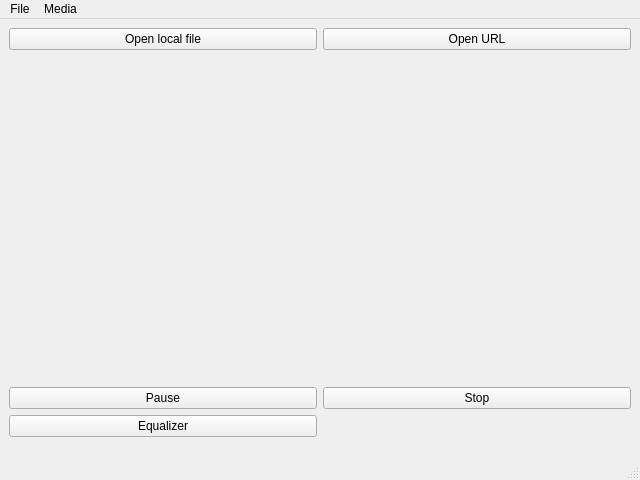
<?xml version="1.0" encoding="UTF-8"?>
<ui version="4.0">
 <class>TestPlayer</class>
 <widget class="QMainWindow" name="TestPlayer">
  <property name="geometry">
   <rect>
    <x>0</x>
    <y>0</y>
    <width>640</width>
    <height>480</height>
   </rect>
  </property>
  <property name="windowTitle">
   <string>Basic Player Test</string>
  </property>
  <property name="windowIcon">
   <iconset>
    <normaloff>:/vlc-qt/icons/48x48/vlc-qt.png</normaloff>:/vlc-qt/icons/48x48/vlc-qt.png</iconset>
  </property>
  <widget class="QWidget" name="centralwidget">
   <layout class="QGridLayout" name="gridLayout_2">
    <item row="5" column="0" colspan="2">
     <widget class="VlcWidgetVolumeSlider" name="volume" native="true">
      <property name="sizePolicy">
       <sizepolicy hsizetype="Preferred" vsizetype="Maximum">
        <horstretch>0</horstretch>
        <verstretch>0</verstretch>
       </sizepolicy>
      </property>
     </widget>
    </item>
    <item row="1" column="0" colspan="2">
     <widget class="VlcWidgetVideo" name="video" native="true"/>
    </item>
    <item row="0" column="0">
     <widget class="QPushButton" name="openLocal">
      <property name="text">
       <string>Open local file</string>
      </property>
     </widget>
    </item>
    <item row="3" column="1">
     <widget class="QPushButton" name="stop">
      <property name="text">
       <string>Stop</string>
      </property>
     </widget>
    </item>
    <item row="0" column="1">
     <widget class="QPushButton" name="openUrl">
      <property name="text">
       <string>Open URL</string>
      </property>
     </widget>
    </item>
    <item row="3" column="0">
     <widget class="QPushButton" name="pause">
      <property name="text">
       <string>Pause</string>
      </property>
      <property name="checkable">
       <bool>true</bool>
      </property>
     </widget>
    </item>
    <item row="6" column="0" colspan="2">
     <widget class="VlcWidgetSeek" name="seek" native="true">
      <property name="sizePolicy">
       <sizepolicy hsizetype="Preferred" vsizetype="Maximum">
        <horstretch>0</horstretch>
        <verstretch>0</verstretch>
       </sizepolicy>
      </property>
     </widget>
    </item>
    <item row="4" column="0">
     <widget class="QPushButton" name="equalizer">
      <property name="text">
       <string>Equalizer</string>
      </property>
     </widget>
    </item>
   </layout>
  </widget>
  <widget class="QMenuBar" name="menubar">
   <property name="geometry">
    <rect>
     <x>0</x>
     <y>0</y>
     <width>640</width>
     <height>22</height>
    </rect>
   </property>
   <widget class="QMenu" name="menuFile">
    <property name="title">
     <string>File</string>
    </property>
    <addaction name="actionOpenLocal"/>
    <addaction name="actionOpenUrl"/>
    <addaction name="separator"/>
    <addaction name="actionClose"/>
   </widget>
   <widget class="QMenu" name="menuMedia">
    <property name="title">
     <string>Media</string>
    </property>
    <addaction name="actionPause"/>
    <addaction name="actionStop"/>
   </widget>
   <addaction name="menuFile"/>
   <addaction name="menuMedia"/>
  </widget>
  <widget class="QStatusBar" name="statusbar"/>
  <action name="actionClose">
   <property name="text">
    <string>Close</string>
   </property>
  </action>
  <action name="actionPause">
   <property name="text">
    <string>Pause</string>
   </property>
  </action>
  <action name="actionStop">
   <property name="text">
    <string>Stop</string>
   </property>
  </action>
  <action name="actionOpenLocal">
   <property name="text">
    <string>Open local file</string>
   </property>
  </action>
  <action name="actionOpenUrl">
   <property name="text">
    <string>Open URL</string>
   </property>
  </action>
 </widget>
 <customwidgets>
  <customwidget>
   <class>VlcWidgetVideo</class>
   <extends>QWidget</extends>
   <header>../src/widgets/WidgetVideo.h</header>
   <container>1</container>
   <slots>
    <signal>fullscreen()</signal>
    <slot>toggleFullscreen()</slot>
   </slots>
  </customwidget>
  <customwidget>
   <class>VlcWidgetVolumeSlider</class>
   <extends>QWidget</extends>
   <header>../src/widgets/WidgetVolumeSlider.h</header>
   <container>1</container>
   <slots>
    <slot>mute()</slot>
    <slot>volumeUp()</slot>
    <slot>volumeDown()</slot>
   </slots>
  </customwidget>
  <customwidget>
   <class>VlcWidgetSeek</class>
   <extends>QWidget</extends>
   <header>../src/widgets/WidgetSeek.h</header>
   <container>1</container>
  </customwidget>
 </customwidgets>
 <resources/>
 <connections>
  <connection>
   <sender>actionClose</sender>
   <signal>triggered()</signal>
   <receiver>TestPlayer</receiver>
   <slot>close()</slot>
   <hints>
    <hint type="sourcelabel">
     <x>-1</x>
     <y>-1</y>
    </hint>
    <hint type="destinationlabel">
     <x>399</x>
     <y>299</y>
    </hint>
   </hints>
  </connection>
 </connections>
</ui>
